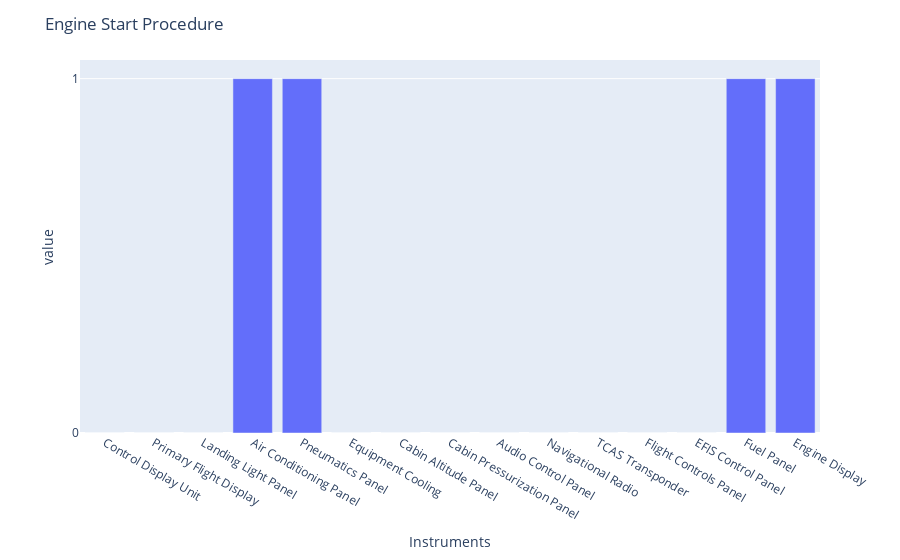

This figure's notebook cell:
### Code cell
temp = meltedPhases[meltedPhases.Procedures == 'Engine Start Procedure']
fig = px.bar(temp, x='Instruments', y='value')
fig.update_layout(title="Engine Start Procedure")
fig.update_yaxes(nticks=2)
fig.show()

### Figure 1 — Plotly figure (JSON) as saved in the notebook; plotly's stock layout.template omitted (floating-point values rounded to 4 significant figures)
{"data": [{"alignmentgroup": "True", "hovertemplate": "Instruments=%{x}<br>value=%{y}<extra></extra>", "legendgroup": "", "marker": {"color": "#636efa"}, "name": "", "offsetgroup": "", "orientation": "v", "showlegend": false, "textposition": "auto", "type": "bar", "x": ["Control Display Unit", "Primary Flight Display", "Landing Light Panel", "Air Conditioning Panel", "Pneumatics Panel", "Equipment Cooling", "Cabin Altitude Panel", "Cabin Pressurization Panel", "Audio Control Panel", "Navigational Radio", "TCAS Transponder", "Flight Controls Panel", "EFIS Control Panel", "Fuel Panel", "Engine Display"], "xaxis": "x", "y": [0, 0, 0, 1, 1, 0, 0, 0, 0, 0, 0, 0, 0, 1, 1], "yaxis": "y"}], "layout": {"barmode": "relative", "legend": {"tracegroupgap": 0}, "margin": {"t": 60}, "title": {"text": "Engine Start Procedure"}, "xaxis": {"anchor": "y", "domain": [0, 1], "title": {"text": "Instruments"}}, "yaxis": {"anchor": "x", "domain": [0, 1], "nticks": 2, "title": {"text": "value"}}}}
